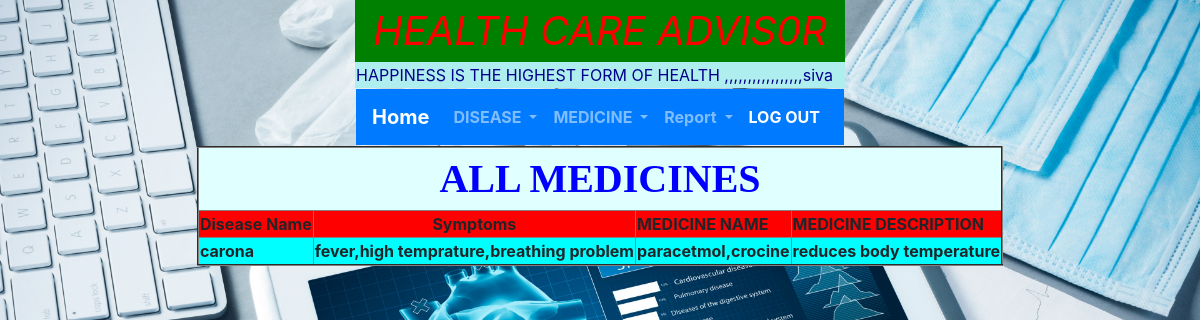
Screenshot of /all_medicines_diseases/ with the database file from the repository.
### app_healthcare/models.py (models this page shows, shortened)
class MedicineModel(models.Model):
    medcine_no=models.IntegerField(primary_key=True)
    medcine_name=models.CharField(max_length=60)
    medcine_description=models.CharField(max_length=60)
    disease=models.ForeignKey(DiseaseModel,on_delete=models.CASCADE)

class DiseaseModel(models.Model):
    des_name=models.CharField(max_length=40)
    des_sym=models.CharField(max_length=40)

### app_healthcare/views.py (the view)
# urls.py: path('all_medicines_diseases/',views.all_medicine_diseases,name='all_medicines_diseases'),
def all_medicine_diseases(request):
    return render(request,"all_medicines_disases.html",{"dm":MedicineModel.objects.all()})

### templates/all_medicines_disases.html
{% extends "adminhome.html" %}
{% block adminhome %}
          <table align="center"border="2"bgcolor="aqua">
          <tr>
              <th colspan="4" style="text-align: center;color: blue;background-color: lightcyan;font-size: 40px;font-family: 'Agency FB'">ALL MEDICINES</th>
          </tr>
                    <tr>
                        <th style="background-color: red"> Disease Name</th>
                        <th style="background-color: red;text-align: center"> Symptoms</th>
                        <th style="background-color: red">MEDICINE NAME</th>
                        <th style="background-color: red">MEDICINE DESCRIPTION</th>
                    </tr>
                    {% for x in dm %}
                        <tr>
                        <th>{{ x.disease.des_name }}</th>
                        <th>{{ x.disease.des_sym }}</th>
                        <th>{{ x.medcine_name }}</th>
                        <th>{{ x.medcine_description }}</th>
                        </tr>
                    {% endfor %}
                </table>
{% endblock %}

### app_healthcare/static/css/admin.css (style rules this page uses)
body { background-image: url("../images/adminhom.JPEG"); background-size: 100%; }

### rows the page displays
MedicineModel: disease.des_name "carona", disease.des_sym "fever,high temprature,breathing problem", medcine_name "paracetmol,crocine", medcine_description "reduces body temperature"
